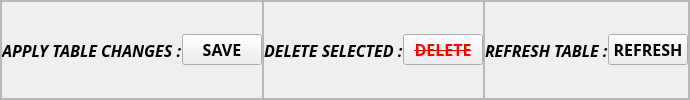
         <widget class="QFrame" name="footer_frame">
          <property name="minimumSize">
           <size>
            <width>0</width>
            <height>40</height>
           </size>
          </property>
          <property name="frameShape">
           <enum>QFrame::StyledPanel</enum>
          </property>
          <property name="frameShadow">
           <enum>QFrame::Raised</enum>
          </property>
          <layout class="QHBoxLayout" name="horizontalLayout_19">
           <property name="spacing">
            <number>0</number>
           </property>
           <property name="leftMargin">
            <number>0</number>
           </property>
           <property name="topMargin">
            <number>0</number>
           </property>
           <property name="rightMargin">
            <number>0</number>
           </property>
           <property name="bottomMargin">
            <number>0</number>
           </property>
           <item alignment="Qt::AlignRight">
            <widget class="QFrame" name="frm_apply_changes">
             <property name="frameShape">
              <enum>QFrame::StyledPanel</enum>
             </property>
             <property name="frameShadow">
              <enum>QFrame::Raised</enum>
             </property>
             <layout class="QHBoxLayout" name="horizontalLayout_22">
              <property name="spacing">
               <number>0</number>
              </property>
              <property name="leftMargin">
               <number>0</number>
              </property>
              <property name="topMargin">
               <number>0</number>
              </property>
              <property name="rightMargin">
               <number>0</number>
              </property>
              <property name="bottomMargin">
               <number>0</number>
              </property>
              <item>
               <widget class="QLabel" name="lbl_apply">
                <property name="font">
                 <font>
                  <family>Segoe UI Black</family>
                  <pointsize>12</pointsize>
                  <weight>75</weight>
                  <italic>true</italic>
                  <bold>true</bold>
                 </font>
                </property>
                <property name="text">
                 <string>APPLY TABLE CHANGES :</string>
                </property>
                <property name="margin">
                 <number>5</number>
                </property>
               </widget>
              </item>
              <item>
               <widget class="QPushButton" name="btn_save_all_data">
                <property name="font">
                 <font>
                  <family>Segoe UI Black</family>
                  <pointsize>12</pointsize>
                  <weight>75</weight>
                  <italic>false</italic>
                  <bold>true</bold>
                  <underline>false</underline>
                 </font>
                </property>
                <property name="cursor">
                 <cursorShape>PointingHandCursor</cursorShape>
                </property>
                <property name="text">
                 <string>SAVE</string>
                </property>
               </widget>
              </item>
             </layout>
            </widget>
           </item>
           <item alignment="Qt::AlignRight">
            <widget class="QFrame" name="frm_delete_select">
             <property name="frameShape">
              <enum>QFrame::StyledPanel</enum>
             </property>
             <property name="frameShadow">
              <enum>QFrame::Raised</enum>
             </property>
             <layout class="QHBoxLayout" name="horizontalLayout_23">
              <property name="spacing">
               <number>0</number>
              </property>
              <property name="leftMargin">
               <number>0</number>
              </property>
              <property name="topMargin">
               <number>0</number>
              </property>
              <property name="rightMargin">
               <number>0</number>
              </property>
              <property name="bottomMargin">
               <number>0</number>
              </property>
              <item>
               <widget class="QLabel" name="label_3">
                <property name="font">
                 <font>
                  <family>Segoe UI Black</family>
                  <pointsize>12</pointsize>
                  <weight>75</weight>
                  <italic>true</italic>
                  <bold>true</bold>
                  <kerning>true</kerning>
                 </font>
                </property>
                <property name="styleSheet">
                 <string notr="true"/>
                </property>
                <property name="text">
                 <string>DELETE SELECTED :</string>
                </property>
               </widget>
              </item>
              <item>
               <widget class="QPushButton" name="btn_delete_selected">
                <property name="font">
                 <font>
                  <family>Segoe UI Black</family>
                  <pointsize>12</pointsize>
                  <weight>75</weight>
                  <italic>false</italic>
                  <bold>true</bold>
                  <strikeout>true</strikeout>
                 </font>
                </property>
                <property name="cursor">
                 <cursorShape>PointingHandCursor</cursorShape>
                </property>
                <property name="styleSheet">
                 <string notr="true">color:rgb(255, 0, 0)</string>
                </property>
                <property name="text">
                 <string>DELETE</string>
                </property>
               </widget>
              </item>
             </layout>
            </widget>
           </item>
           <item alignment="Qt::AlignRight">
            <widget class="QFrame" name="frm_refresh">
             <property name="frameShape">
              <enum>QFrame::StyledPanel</enum>
             </property>
             <property name="frameShadow">
              <enum>QFrame::Raised</enum>
             </property>
             <layout class="QHBoxLayout" name="horizontalLayout_24">
              <property name="spacing">
               <number>0</number>
              </property>
              <property name="leftMargin">
               <number>0</number>
              </property>
              <property name="topMargin">
               <number>0</number>
              </property>
              <property name="rightMargin">
               <number>0</number>
              </property>
              <property name="bottomMargin">
               <number>0</number>
              </property>
              <item alignment="Qt::AlignRight">
               <widget class="QLabel" name="lbl_refresh">
                <property name="font">
                 <font>
                  <family>Segoe UI Black</family>
                  <pointsize>12</pointsize>
                  <weight>75</weight>
                  <italic>true</italic>
                  <bold>true</bold>
                 </font>
                </property>
                <property name="text">
                 <string>REFRESH TABLE :</string>
                </property>
               </widget>
              </item>
              <item alignment="Qt::AlignLeft">
               <widget class="QPushButton" name="btn_refresh_page">
                <property name="font">
                 <font>
                  <family>Segoe UI Black</family>
                  <pointsize>12</pointsize>
                  <weight>75</weight>
                  <bold>true</bold>
                 </font>
                </property>
                <property name="cursor">
                 <cursorShape>PointingHandCursor</cursorShape>
                </property>
                <property name="text">
                 <string>REFRESH</string>
                </property>
               </widget>
              </item>
             </layout>
            </widget>
           </item>
          </layout>
         </widget>
